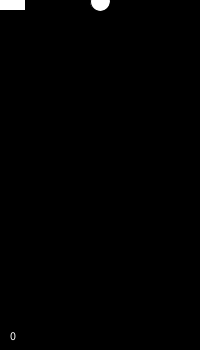
Frame 1 (no input)
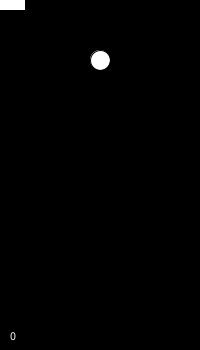
Frame 60 (the mouse pressed at the canvas centre just before this capture)
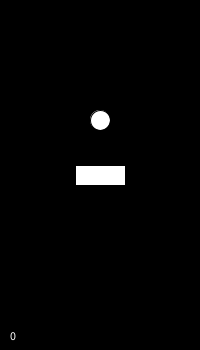
Frame 120 (the mouse held since frame 60 and released just before this capture)

The Processing sketch that drew these frames (run headless with seeded random() and noise(); from frame 60 on, the mouse is pressed at the canvas centre):

// Processing sketch: processing_63221
// ── processing_63221.pde

int y;
float x;
boolean haciaAbajo;
       
void setup(){
  
    size(200,350);
    smooth();
    y = 1;//inicia de arriba
    x = 100;
    haciaAbajo = true;//establece como dirección bajar
}

int contador = 0;

void draw(){  
  background(0);
  ellipse(x,y,20,20);
  rect(mouseX-25, mouseY-10, 50, 20);
  text(contador, 10, height-10);   
     
    if( haciaAbajo )
      {y++;//incrementa si haciAbajo es true
       if(y >= mouseY-16 && y <= mouseY+16 && x >= mouseX-25 && x <= mouseX+25)
         {//si choca el rectangulo
          haciaAbajo = false;//cambia de dirección
          fill(255, mouseY, 255-mouseY);
          contador = contador + 1; 
         };
         if(y >= height){
                   haciaAbajo = false;
                   contador = contador - 5;
              }
      }else{y--;//decrementa si haciaAbajo es false
            if( y <= 1 )
               {//si choca el borde superior
            haciaAbajo = true; //cambia de dirección
            contador = contador - 5;
        };
        
        if( y >= mouseY-16 && y <= mouseY+16 && x >= mouseX-25 && x <= mouseX+25)
            {//si choca el rectangulo
            haciaAbajo = true; //cambia de dirección
            fill(mouseY, 255-mouseY, 255);
            contador = contador + 1;
            }
        };       
}
